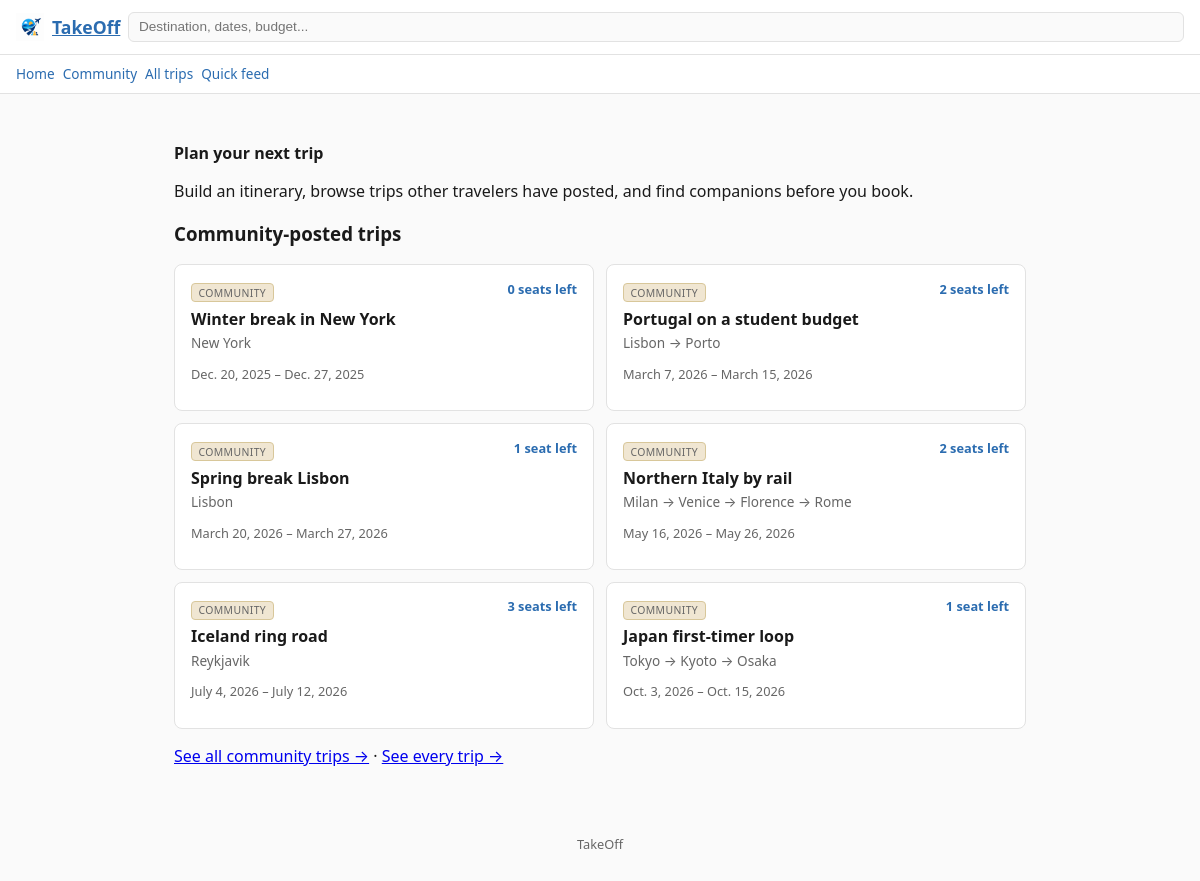
The page / on the database its author committed.
### trips/models.py (models this page shows, shortened)
class Trip(models.Model):
    PRIVATE = "private"
    PUBLIC = "public"
    VISIBILITY_CHOICES = [
        (PRIVATE, "Private (only me)"),
        (PUBLIC, "Public (open to join requests)"),
    ]
    DRAFT = "draft"
    PLANNED = "planned"
    COMPLETED = "completed"
    STATUS_CHOICES = [
        (DRAFT, "Draft"),
        (PLANNED, "Planned"),
        (COMPLETED, "Completed"),
    ]
    trip_id = models.AutoField(primary_key=True)
    owner = models.ForeignKey(
        Traveler,
        on_delete=models.CASCADE,
        related_name="trips",
    )
    title = models.CharField(max_length=100)               # e.g. "Northern Italy by rail"
    start_date = models.DateField()
    end_date = models.DateField()
    budget_min_usd = models.DecimalField(max_digits=9, decimal_places=2, default=0)
    budget_max_usd = models.DecimalField(max_digits=9, decimal_places=2, default=0)
    group_size = models.PositiveSmallIntegerField(default=1)
    seats_open = models.PositiveSmallIntegerField(
        default=0,
        help_text="How many companions the poster will still accept. 0 = closed.",
    )
    visibility = models.CharField(max_length=10, choices=VISIBILITY_CHOICES, default=PRIVATE)
    status = models.CharField(max_length=10, choices=STATUS_CHOICES, default=DRAFT)
    created_at = models.DateTimeField(auto_now_add=True)
    companions = models.ManyToManyField(
        Traveler,
        through="JoinRequest",
        related_name="joined_trips",
        blank=True,
    )
    class Meta:
        ordering = ["start_date", "title"]
        constraints = [
            models.UniqueConstraint(
                fields=["owner", "title", "start_date"],
                name="uniq_trip_title_per_owner_per_start",
            ),
            models.CheckConstraint(
                condition=models.Q(end_date__gte=models.F("start_date")),
                name="trip_end_date_after_start_date",
            ),
        ]

class TripStop(models.Model):
    stop_id = models.AutoField(primary_key=True)
    trip = models.ForeignKey(
        Trip,
        on_delete=models.CASCADE,
        related_name="stops",
    )
    destination = models.ForeignKey(
        Destination,
        on_delete=models.PROTECT,
        related_name="stops",
    )
    position = models.PositiveSmallIntegerField(
        help_text="1-based order of this city within the route.",
    )
    nights = models.PositiveSmallIntegerField(default=1)
    notes = models.CharField(max_length=200, blank=True, default="")
    class Meta:
        ordering = ["trip", "position"]
        constraints = [
            models.UniqueConstraint(
                fields=["trip", "position"],
                name="uniq_stop_position_per_trip",
            ),
            models.UniqueConstraint(
                fields=["trip", "destination"],
                name="uniq_destination_per_trip",
            ),
        ]

class Destination(models.Model):
    destination_id = models.AutoField(primary_key=True)
    name = models.CharField(max_length=80)                 # e.g. "Florence"
    country = models.CharField(max_length=60)              # e.g. "Italy"
    iata_code = models.CharField(
        max_length=3,
        blank=True,
        default="",
        help_text="Primary airport code, e.g. FLR. Blank if the city has no airport.",
    )
    timezone = models.CharField(max_length=40, default="UTC")
    avg_daily_cost_usd = models.DecimalField(
        max_digits=7,
        decimal_places=2,
        default=0,
        help_text="Rough per-person daily spend, used to sanity-check trip budgets.",
    )
    class Meta:
        ordering = ["country", "name"]
        constraints = [
            models.UniqueConstraint(
                fields=["name", "country"],
                name="uniq_destination_name_per_country",
            )
        ]

### trips/views.py (the view)
# urls.py: 2. Add a URL to urlpatterns:  path('', views.home, name='home')
def home(request):
    trips = (
        Trip.objects.filter(visibility=Trip.PUBLIC)
        .select_related("owner")
        .prefetch_related("stops__destination")[:6]
    )
    return render(request, "trips/home.html", {"trips": trips})

### templates/trips/home.html (shortened to what this page needs)
{% extends "trips/base.html" %}
{% block content %}
  <h2 class="section-title">Plan your next trip</h2>
  <p class="meta">Build an itinerary, browse trips other travelers have posted, and find companions
     before you book.</p>
  <h3 class="section-title">Community-posted trips</h3>
  <div class="trip-grid">
    {% for trip in trips %}
      <a class="trip-card" href="{% url 'trips:trip-detail' trip.pk %}">
        <span class="badge community">Community</span>
        <span class="seats">{{ trip.seats_open }} seat{{ trip.seats_open|pluralize }} left</span>
        <p class="title">{{ trip.title }}</p>
        <p class="route">
          {% for stop in trip.stops.all %}{{ stop.destination.name }}{% if not forloop.last %} &rarr; {% endif %}{% empty %}Route not set yet{% endfor %}
        </p>
        <p class="meta">{{ trip.start_date }} &ndash; {{ trip.end_date }}</p>
      </a>
    {% empty %}
      <p class="empty-note">No public trips posted yet &mdash; be the first!</p>
    {% endfor %}
  </div>
  <p class="meta" style="margin-top:1rem;">
    <a href="{% url 'trips:trip-list-generic' %}">See all community trips &rarr;</a> &middot;
    <a href="{% url 'trips:trip-list' %}">See every trip &rarr;</a>
  </p>
{% endblock %}

### templates/trips/base.html (shortened to what this page needs)
{% load static %}
<!DOCTYPE html>
<html lang="en">
<head>
</head>
<body>
  <header class="site-header">
    <a class="logo" href="{% url 'trips:home' %}"><img src="{% static 'trips/img/logo.png' %}" alt="TakeOff logo">TakeOff</a>
    <input class="search" type="text" placeholder="Destination, dates, budget..." disabled>
  </header>
  <nav class="subnav">
    <a href="{% url 'trips:home' %}">Home</a>
    <a href="{% url 'trips:trip-list-generic' %}">Community</a>
    <a href="{% url 'trips:trip-list' %}">All trips</a>
    <a href="{% url 'trips:trip-manual' %}">Quick feed</a>
  </nav>
  <main>
    {% block content %}<p>Default content.</p>{% endblock %}
  </main>
  <footer><p>TakeOff</p></footer>
</body>
</html>

### templates/trips/base.html (style rules this page uses)
:root { --color-bg: #fafafa; --color-surface: #fff; --color-text: #1a1a1a; --color-primary: #2b6cb0; --color-border: #e2e2e2; --color-muted: #666; --color-community: #f0e6d2; }
* { box-sizing: border-box; }
body { margin: 0; font-family: system-ui, -apple-system, "Segoe UI", sans-serif; background: var(--color-bg); color: var(--color-text); }
header.site-header { background: var(--color-surface); border-bottom: 1px solid var(--color-border); padding: .75rem 1rem; display: flex; flex-wrap: wrap; gap: .5rem; align-items: center; }
header.site-header .logo { font-weight: 700; color: var(--color-primary); font-size: 1.1rem; display: flex; align-items: center; gap: .5rem; }
header.site-header .logo img { height: 28px; width: 28px; object-fit: contain; }
header.site-header .search { flex: 1 1 160px; padding: .4rem .6rem; border: 1px solid var(--color-border); border-radius: 6px; color: var(--color-muted); font-size: .85rem; background: var(--color-bg); }
nav.subnav { display: flex; flex-wrap: wrap; gap: .5rem; padding: .6rem 1rem; background: var(--color-surface); border-bottom: 1px solid var(--color-border); }
nav.subnav a { color: var(--color-primary); text-decoration: none; font-size: .85rem; }
main { padding: 1rem; max-width: 900px; margin: 0 auto; }
footer { padding: 1rem; text-align: center; font-size: .8rem; color: var(--color-muted); }
h2.section-title { font-size: 1rem; margin: 1.5rem 0 .5rem; }
.trip-grid { display: grid; grid-template-columns: 1fr; gap: .75rem; }
.trip-card { display: block; padding: .9rem 1rem; background: var(--color-surface); border: 1px solid var(--color-border); border-radius: 8px; text-decoration: none; color: var(--color-text); }
.trip-card .badge { display: inline-block; font-size: .65rem; letter-spacing: .04em; text-transform: uppercase; color: var(--color-muted); border: 1px solid var(--color-border); border-radius: 4px; padding: .1rem .4rem; margin-bottom: .35rem; }
.trip-card .badge.community { background: var(--color-community); border-color: #d8c79a; }
.trip-card .title { font-weight: 600; margin: 0 0 .2rem; }
.trip-card .route { font-size: .85rem; color: var(--color-muted); margin: 0 0 .2rem; }
.trip-card .meta { font-size: .8rem; color: var(--color-muted); }
.trip-card .seats { float: right; font-size: .8rem; color: var(--color-primary); font-weight: 600; }
@media (min-width: 640px) { main { padding: 1.5rem; } }
@media (min-width: 640px) { .trip-grid { grid-template-columns: 1fr 1fr; } }

### rows shown on the page
Trip: seats_open "0", title "Winter break in New York", start_date "Dec. 20, 2025", end_date "Dec. 27, 2025"
TripStop: destination.name "New York"
Trip: seats_open "2", title "Portugal on a student budget", start_date "March 7, 2026", end_date "March 15, 2026"
TripStop: destination.name "Lisbon"
TripStop: destination.name "Porto"
Trip: seats_open "1", title "Spring break Lisbon", start_date "March 20, 2026", end_date "March 27, 2026"
TripStop: destination.name "Lisbon"
Trip: seats_open "2", title "Northern Italy by rail", start_date "May 16, 2026", end_date "May 26, 2026"
TripStop: destination.name "Milan"
TripStop: destination.name "Venice"
TripStop: destination.name "Florence"
TripStop: destination.name "Rome"
Trip: seats_open "3", title "Iceland ring road", start_date "July 4, 2026", end_date "July 12, 2026"
TripStop: destination.name "Reykjavik"
Trip: seats_open "1", title "Japan first-timer loop", start_date "Oct. 3, 2026", end_date "Oct. 15, 2026"
TripStop: destination.name "Tokyo"
TripStop: destination.name "Kyoto"
TripStop: destination.name "Osaka"
